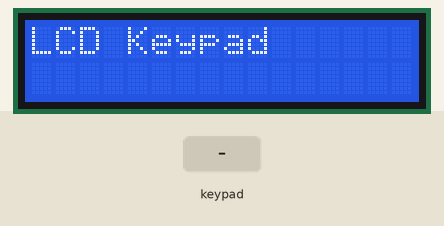
Simulated run of this sketch. Board: Arduino Uno, built with avr-gcc and run on an emulated ATmega328P. Shown: 16×2 character LCD. Wiring (inferred from the names in the program): 4×4 keypad with keys 1 2 3 A 4 5 6 B 7 8 9 C * 0 # D (labels assumed): rows pin 7, pin 6, pin 5, pin 4; columns pin 3, pin 2, pin 1, pin 0. The test bench sets the inputs (shaded band).

Above: at 1.2 s.
1.3 s: keypad keys 1 2 # pressed 0.4 s apart
At 2.5 s:
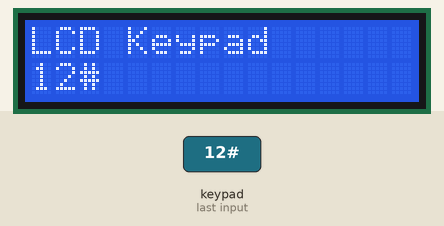
4.0 s: key 'A' pressed
At 5.2 s:
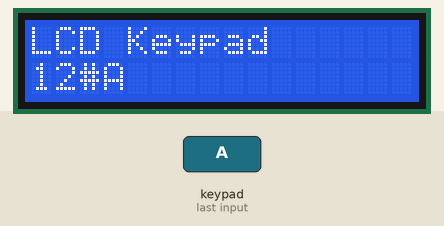
5.5 s: key 'B' pressed
At 6.3 s:
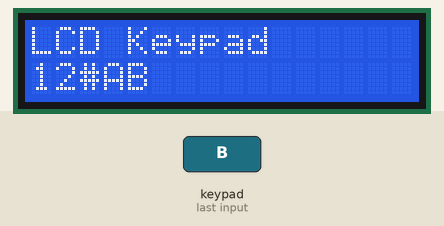
7.0 s: keypad keys 1 2 * pressed 0.4 s apart
At 9.2 s:
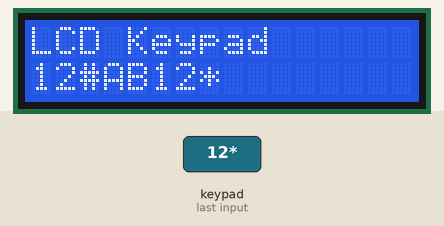
9.7 s: key 'C' pressed
At 10.7 s:
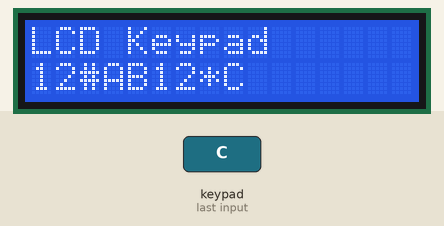
11.2 s: keypad keys 1 2 A pressed 0.4 s apart
At 12.4 s:
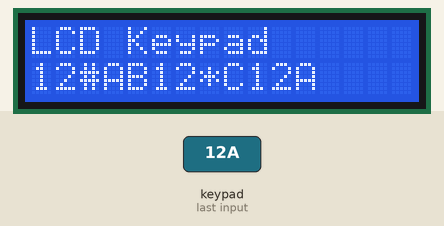
Timing chart, 0 to 14.2 s (numbered marks = the images above; inputs shaded):
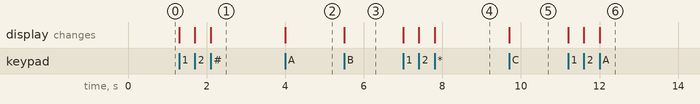

Measured:
- after the input at 1.3 s, the display: first changes at once (image 1 shows a later state)
- after the input at 4.0 s, the display: changes at once (image 2)
- after the input at 5.5 s, the display: changes at once (image 3)
- after the input at 7.0 s, the display: first changes at once (image 4 shows a later state)
- after the input at 9.7 s, the display: changes at once (image 5)
- after the input at 11.2 s, the display: first changes at once (image 6 shows a later state)

The sketch:

keypadLCD.ino
```cpp
#include <LiquidCrystal.h>
// initialize the library with the numbers of the interface pins
//              (RS, E, D4, D5, D6, D7)
LiquidCrystal lcd(13,12,11,10,9,8);

int r1=7,r2=6,r3=5,r4=4 ;
int c1=3,c2=2,c3=1,c4=0  ;

void setup()
{
  pinMode(r1,OUTPUT); pinMode(r2,OUTPUT);pinMode(r3,OUTPUT);pinMode(r4,OUTPUT);
  pinMode(c1,INPUT);  pinMode(c2,INPUT); pinMode(c3,INPUT); pinMode(c4,INPUT);
  lcd.begin(16,2);
  lcd.print("LCD Keypad ");
  lcd.setCursor(0,1);//0th col, 1st row
  digitalWrite(c1,HIGH);  digitalWrite(c2,HIGH);
  digitalWrite(c3,HIGH);  digitalWrite(c4,HIGH);
}

void loop(){
  //Check for ROW1
  digitalWrite(r1,LOW);   digitalWrite(r2,HIGH);
  digitalWrite(r3,HIGH);  digitalWrite(r4,HIGH);
  if(digitalRead(c1)==LOW){ lcd.print("1"); delay(300);  }
  if(digitalRead(c2)==LOW){ lcd.print("2"); delay(300);  }
  if(digitalRead(c3)==LOW){ lcd.print("3"); delay(300);  }
  if(digitalRead(c4)==LOW){ lcd.print("A"); delay(300);  }

  //Check for ROW2
  digitalWrite(r1,HIGH);   digitalWrite(r2,LOW);
  digitalWrite(r3,HIGH);   digitalWrite(r4,HIGH);
  if(digitalRead(c1)==LOW){ lcd.print("4"); delay(300);  }
  if(digitalRead(c2)==LOW){ lcd.print("5"); delay(300);  }
  if(digitalRead(c3)==LOW){ lcd.print("6"); delay(300);  }
  if(digitalRead(c4)==LOW){ lcd.print("B"); delay(300);  }

  //Check for ROW3
  digitalWrite(r1,HIGH);   digitalWrite(r2,HIGH);
  digitalWrite(r3,LOW);    digitalWrite(r4,HIGH);
  if(digitalRead(c1)==LOW){ lcd.print("7"); delay(300);  }
  if(digitalRead(c2)==LOW){ lcd.print("8"); delay(300);  }
  if(digitalRead(c3)==LOW){ lcd.print("9"); delay(300);  }
  if(digitalRead(c4)==LOW){ lcd.print("C"); delay(300);  }

  //Check for ROW4
  digitalWrite(r1,HIGH);   digitalWrite(r2,HIGH);
  digitalWrite(r3,HIGH);   digitalWrite(r4,LOW);
  if(digitalRead(c1)==LOW){ lcd.print("*"); delay(300);  }
  if(digitalRead(c2)==LOW){ lcd.print("0"); delay(300);  }
  if(digitalRead(c3)==LOW){ lcd.print("#"); delay(300);  }
  if(digitalRead(c4)==LOW){ lcd.print("D"); delay(300);  }
}
```
